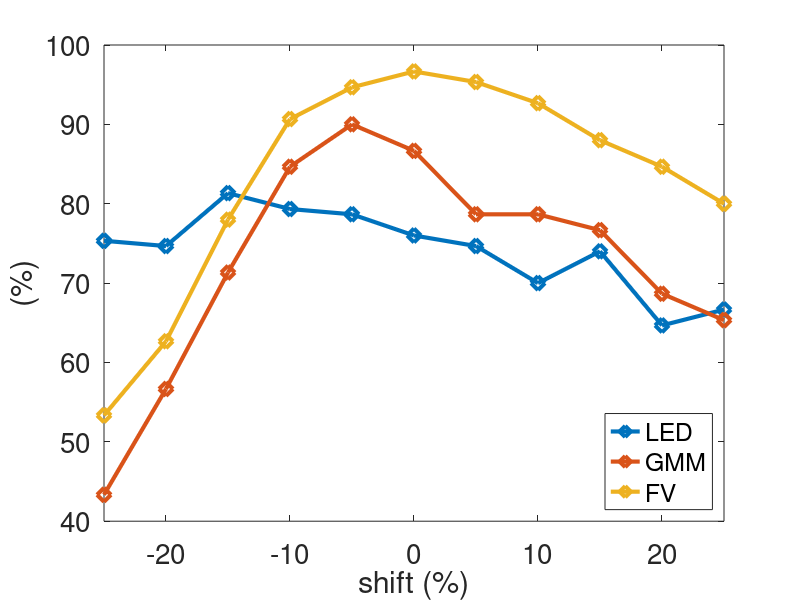
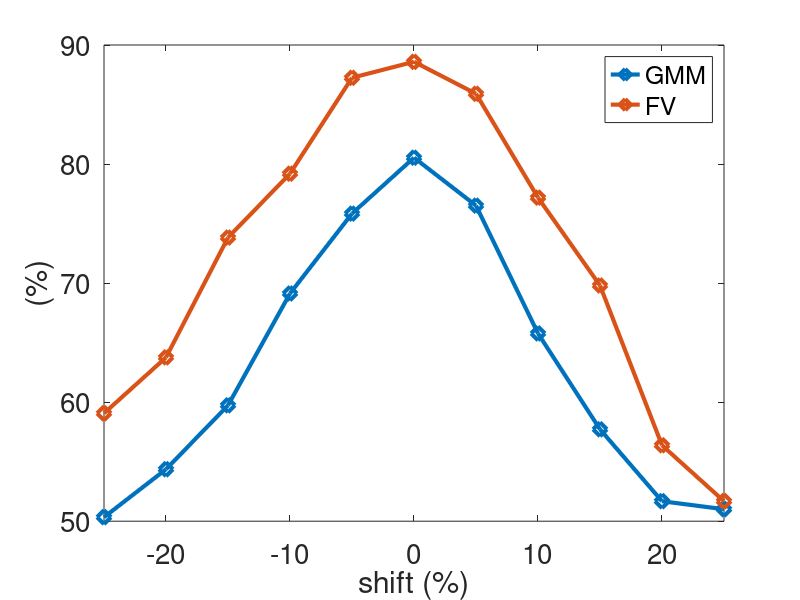

MATLAB code to generate these figures, in order:
clear all
close all
clc

vec_shift = [-25 -20 -15  -10 -5  0  5  10 15 20 25];

%% KTH LED, GMM & FV

LED =         [75.3333   74.6667   81.3333   79.3333   78.6667   76.0000   74.6667   70.0000   74.0000   64.6667   66.6667 ];
GMM_all_acc = [43.3333   56.6667   71.3333   84.6667   90.0000   86.6667   78.6667   78.6667   76.6667   68.6667   65.3333 ];
FV_all_acc =  [53.3333   62.6667   78.0000   90.6667   94.6667   96.6667   95.3333   92.6667   88.0000   84.6667   80.0000 ];

all = [LED; GMM_all_acc; FV_all_acc ];
plot(vec_shift,all', '-d', 'LineWidth', 3,'MarkerSize', 10);
xlim([-25 25])
legend('LED', 'GMM','FV','Location','southeast');
ylabel('(%)','FontSize',20)
xlabel('shift (%)','FontSize',20)
set(gca,'FontSize',20); 

%Nicta
%print('/home/johanna/latex-svn/wacv_2016_b/v3/images/experiments_kth/all_shifts_kth','-dpng','-r300');
%Home
print('/media/johanna/HD1T/latex-svn/wacv_2016_b/v4/images/experiments/all_shifts_kth','-dpng','-r300');


%% UCF GMM & FV
figure()
GMM_all_acc  = [50.3356   54.3624   59.7315   69.1275   75.8389   80.5369   76.5101   65.7718   57.7181   51.6779   51.0067];
FV_all_acc   = [59.0604   63.7584   73.8255   79.1946   87.2483   88.5906   85.9060   77.1812   69.7987   56.3758   51.6779];

all = [GMM_all_acc; FV_all_acc ];
plot(vec_shift,all', '-d', 'LineWidth', 3,'MarkerSize', 10);
xlim([-25 25])
legend('GMM', 'FV','Location','northeast');
ylabel('(%)','FontSize',20)
xlabel('shift (%)','FontSize',20)
set(gca,'FontSize',20); 

%Home
print('/media/johanna/HD1T/latex-svn/wacv_2016_b/v4/images/experiments/all_shifts_ucf','-dpng','-r300');





